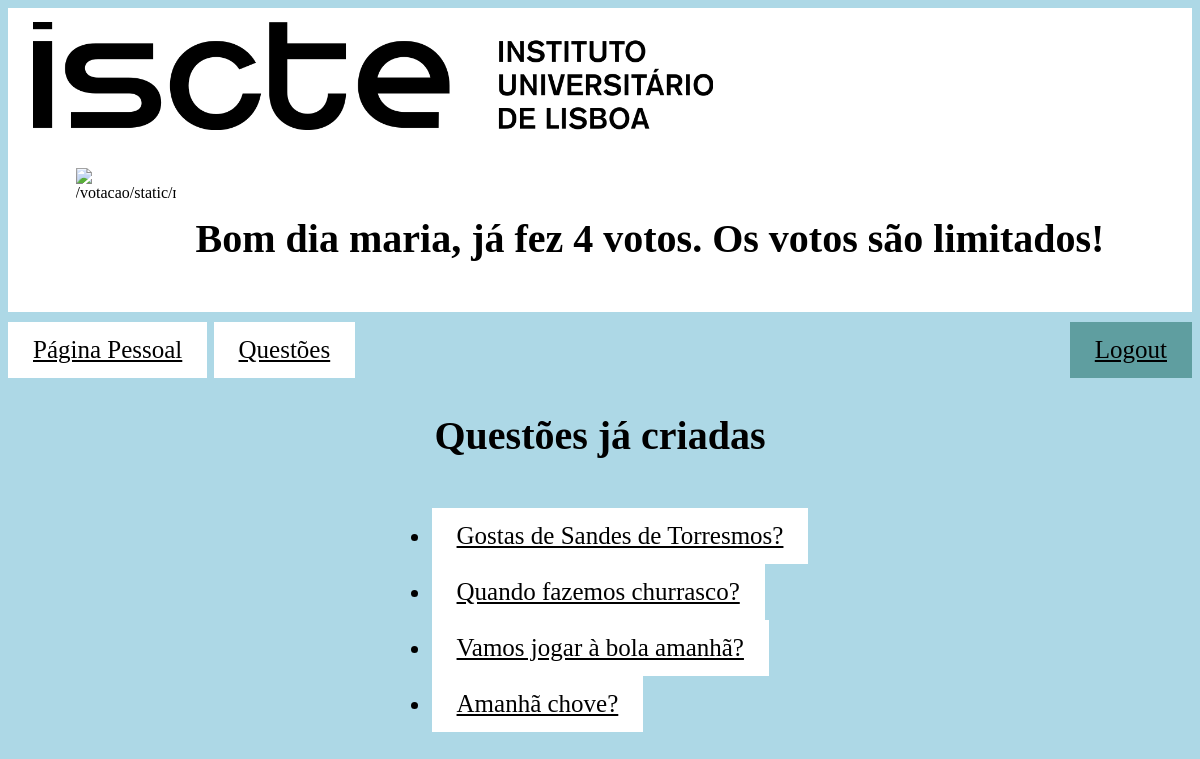
The page /votacao/main/ (signed in) on the database its author committed.
### votacao/models.py (models this page shows, shortened)
class Questao(models.Model):
    questao_texto = models.CharField(max_length=200)
    pub_data = models.DateTimeField('data de publicacao')

### votacao/views.py (the view)
# urls.py: path('main/', views.index, name='index'),
@login_required(login_url='/votacao/')
def index(request):
    latest_question_list = Questao.objects.order_by('-pub_data')
    if not request.user.is_superuser:
        aluno = Aluno.objects.get(user_id=request.user.id)
        resultado = aluno.grupo + 10 - aluno.votos
        context = {
            'latest_question_list': latest_question_list, 'username': request.user.username, 'aluno': aluno,
            "resultado": resultado}
        return render(request, 'votacao/index.html', context)
    else:
        context = {
            'latest_question_list': latest_question_list, 'username': request.user.username}
        return render(request, 'votacao/index.html', context)

### votacao/templates/votacao/index.html (shortened to what this page needs)
<!DOCTYPE html>
<html lang="en">
<head>
    {% load static %}
    <link rel="stylesheet" type="text/css" href="{% static 'votacao/css/styles.css' %}">
</head>
<header>
    <a href="https://www.iscte-iul.pt/">{% load static %}
        <img class="logo" src="{% static 'votacao/images/iscte.gif' %}" alt="image not found"
             title="https://www.iscte-iul.pt/">
    </a>
    <div class="container">
        {% if user.is_authenticated %}
        <h1>Bom dia
            <span id="username" onclick="showProfilePic()">{{request.user.username}}</span>,
            {% if not request.user.is_superuser %}
            {% if resultado == 1 %}
            já fez {{resultado}} voto. Os votos são limitados!
            {% elif resultado == 0 %}
            ainda não fez nenhum voto. Os votos são limitados!
            {% else %}
            já fez {{resultado}} votos. Os votos são limitados!
            {% endif %}
            {% endif %}
        </h1>
        {% if not request.user.is_superuser %}
        {% with aluno.avatar|truncatewords:7 as data %}
        {% if data == "default" or request.path == "/votacao/" or request.path == "/votacao/registo/"%}
        {% load static %} <img src="{% static 'votacao/images/default_avatar.jpg' %}">
        {% else %}
        <img id="aluno.avatar" src="{{aluno.avatar}}" alt="{{aluno.avatar}}" height="100" width="100"
             style="visibility: visible;" ondblclick="hiddeProfilePic()">
        {% endif %}
        {% endwith %}
        {% endif %}
    </div>
    {% else %}
    <div>
        <h1>
            O utilizador não está logado
        </h1>
    </div>
    {% endif %}
</header>
<body>
<nav>
    <div>
        {% if request.path != "/votacao/" and request.path != "/votacao/registo/" %}
        <a href="{% url 'votacao:paginapessoal' %}"> Página Pessoal</a>
        <a href="{% url 'votacao:index' %}">Questões</a>
        <a style="float:right; background-color:cadetblue" href="{% url 'votacao:logout' %}"> Logout</a>
        {% endif %}
    </div>
</nav>
{% block conteudo %}
<section>
    <h1> Questões já criadas </h1>
    {% if latest_question_list %}
    <ul>
        {% for questao in latest_question_list %}
        <p>
        <li>
            <a href="{% url 'votacao:detalhe' questao.id %}">{{ questao.questao_texto }}</a>
        </li>
        </p>
        {% endfor %}
    </ul>
    {% else %}
    <p>Nao há questoes disponiveis.</p>
    {% endif %}
</section>
{% endblock %}
</body>
</html>

### votacao/static/votacao/css/styles.css (style rules this page uses)
.logo { width: 60%; display: block; aspect-ratio: initial; align: center; margin-left: initial; }
header { background-color: white; display: block; }
body { background-color:lightblue; text-align:center; }
nav { font-size: 25px; text-align: left; background: lightblue; margin-top: 10px; }
h1 { font-size: 40px; }
p { display: table-row }
ul { display: inline-block; text-align: left; }
li { text-align: left; font-size: 25px; }
a:link, a:visited { background-color: white; color: black; padding: 14px 25px; text-align: center; display: inline-block; }
.container { margin-top: 20px; display: inline-block; }
.container h1 { padding: 20px 20px 20px 20px; float: right; }
.container img { float: left; }

### rows shown on the page
Questao: questao_texto "Gostas de Sandes de Torresmos?"
Questao: questao_texto "Quando fazemos churrasco?"
Questao: questao_texto "Vamos jogar à bola amanhã?"
Questao: questao_texto "Amanhã chove?"

### other values the page prints
{{ request.user.username }} "maria"
{{ resultado }} "4"
